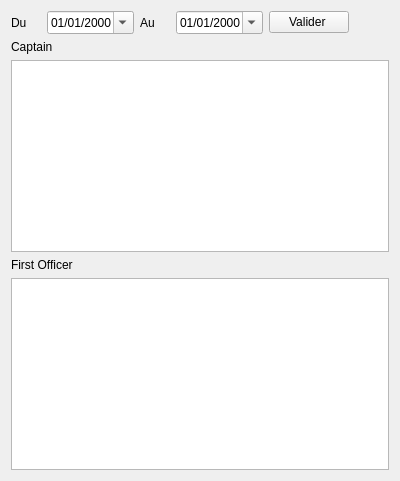
      <widget class="QWidget" name="b737Tab">
       <attribute name="title">
        <string>B737</string>
       </attribute>
       <layout class="QVBoxLayout" name="verticalLayout_2">
        <item>
         <layout class="QHBoxLayout" name="horizontalLayout_14">
          <item>
           <widget class="QLabel" name="label_13">
            <property name="sizePolicy">
             <sizepolicy hsizetype="Fixed" vsizetype="Preferred">
              <horstretch>0</horstretch>
              <verstretch>0</verstretch>
             </sizepolicy>
            </property>
            <property name="minimumSize">
             <size>
              <width>30</width>
              <height>0</height>
             </size>
            </property>
            <property name="text">
             <string>Du</string>
            </property>
           </widget>
          </item>
          <item>
           <widget class="QDateEdit" name="dateFromB737">
            <property name="sizePolicy">
             <sizepolicy hsizetype="Fixed" vsizetype="Fixed">
              <horstretch>0</horstretch>
              <verstretch>0</verstretch>
             </sizepolicy>
            </property>
            <property name="displayFormat">
             <string>dd/MM/yyyy</string>
            </property>
            <property name="calendarPopup">
             <bool>true</bool>
            </property>
           </widget>
          </item>
          <item>
           <widget class="QLabel" name="label_14">
            <property name="sizePolicy">
             <sizepolicy hsizetype="Fixed" vsizetype="Preferred">
              <horstretch>0</horstretch>
              <verstretch>0</verstretch>
             </sizepolicy>
            </property>
            <property name="minimumSize">
             <size>
              <width>30</width>
              <height>0</height>
             </size>
            </property>
            <property name="text">
             <string>Au</string>
            </property>
           </widget>
          </item>
          <item>
           <widget class="QDateEdit" name="dateToB737">
            <property name="sizePolicy">
             <sizepolicy hsizetype="Fixed" vsizetype="Fixed">
              <horstretch>0</horstretch>
              <verstretch>0</verstretch>
             </sizepolicy>
            </property>
            <property name="displayFormat">
             <string>dd/MM/yyyy</string>
            </property>
            <property name="calendarPopup">
             <bool>true</bool>
            </property>
           </widget>
          </item>
          <item>
           <widget class="QPushButton" name="validerB737">
            <property name="text">
             <string>Valider </string>
            </property>
           </widget>
          </item>
          <item>
           <spacer name="horizontalSpacer_9">
            <property name="orientation">
             <enum>Qt::Horizontal</enum>
            </property>
            <property name="sizeHint" stdset="0">
             <size>
              <width>40</width>
              <height>20</height>
             </size>
            </property>
           </spacer>
          </item>
         </layout>
        </item>
        <item>
         <widget class="QLabel" name="label_15">
          <property name="text">
           <string>Captain</string>
          </property>
         </widget>
        </item>
        <item>
         <widget class="QTableWidget" name="capB737Tab">
          <property name="enabled">
           <bool>true</bool>
          </property>
          <property name="font">
           <font>
            <stylestrategy>PreferDefault</stylestrategy>
           </font>
          </property>
          <property name="autoFillBackground">
           <bool>true</bool>
          </property>
          <property name="editTriggers">
           <set>QAbstractItemView::NoEditTriggers</set>
          </property>
          <property name="textElideMode">
           <enum>Qt::ElideMiddle</enum>
          </property>
          <attribute name="horizontalHeaderCascadingSectionResizes">
           <bool>true</bool>
          </attribute>
          <attribute name="horizontalHeaderMinimumSectionSize">
           <number>20</number>
          </attribute>
         </widget>
        </item>
        <item>
         <widget class="QLabel" name="label_16">
          <property name="text">
           <string>First Officer</string>
          </property>
         </widget>
        </item>
        <item>
         <widget class="QTableWidget" name="foB737Tab"/>
        </item>
       </layout>
      </widget>
